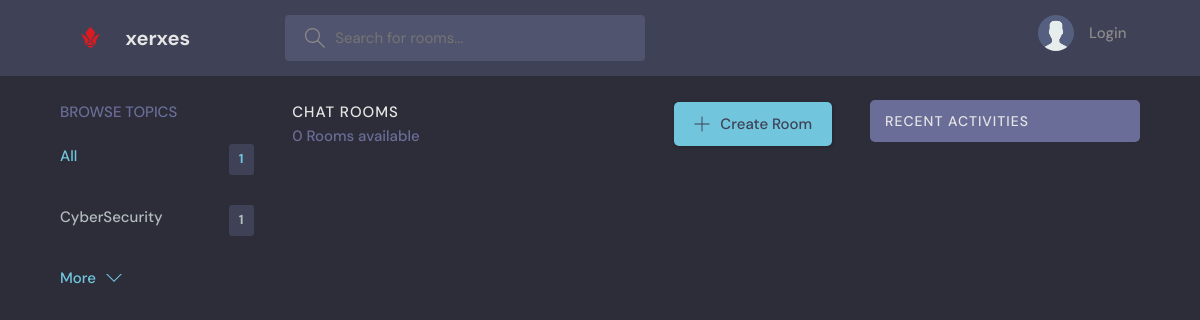
Page /?q=Hacks on the earlier database version.
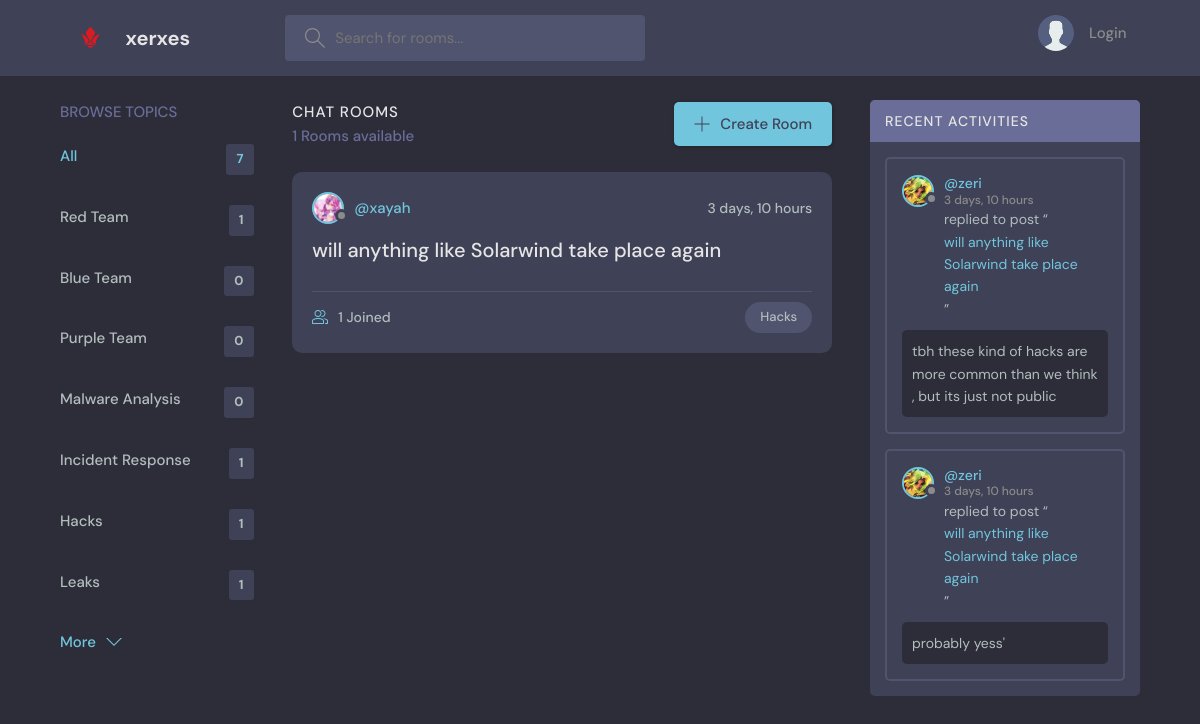
Same page on the later database version.
### base/models.py (models this page shows, shortened)
class Topic(models.Model):
    name = models.CharField(max_length=200)

class Room(models.Model):
    host = models.ForeignKey(User, on_delete=models.SET_NULL, null=True)
    topic = models.ForeignKey(Topic, on_delete=models.SET_NULL, null=True)
    name = models.CharField(max_length=200)
    description = models.TextField(null=True, blank=True)
    participants = models.ManyToManyField(User, related_name='participants', blank=True)
    updated = models.DateTimeField(auto_now=True)
    created = models.DateTimeField(auto_now_add=True)
    class Meta:
        ordering = ['-updated', '-created']
    def __str__(self):
        return self.name

class User(AbstractUser):
    name = models.CharField(max_length=200, null=True)
    email = models.EmailField(unique=True, null=True)
    bio = models.TextField(null=True)
    avatar = models.ImageField(null=True, default="avatar.svg")
    USERNAME_FIELD = 'email'
    REQUIRED_FIELDS = []

class Message(models.Model):
    user = models.ForeignKey(User, on_delete=models.CASCADE)
    room = models.ForeignKey(Room,on_delete=models.CASCADE)
    body = models.TextField()
    updated = models.DateTimeField(auto_now=True)
    created = models.DateTimeField(auto_now_add=True)
    class Meta:
        ordering = ['-updated', '-created']
    def __str__(self):
        return self.body[0:50]

### base/views.py (the view)
# urls.py: path('', views.home, name="home"),
def home(request):
    q = request.GET.get('q') if request.GET.get('q') != None else ''
    rooms = Room.objects.filter(
        Q(topic__name__icontains=q) |
        Q(name__icontains=q) |
        Q(description__icontains=q)
    )
    topics = Topic.objects.all()[0:7]
    room_count = rooms.count()
    room_messages = Message.objects.filter(Q(room__topic__name__icontains=q))
    context = {'rooms': rooms, 'topics': topics, 'room_count': room_count, 'room_messages': room_messages}
    return render(request, 'base/home.html', context)

### base/templates/base/home.html (shortened to what this page needs)
{% extends 'main.html' %}
{% block content %}
    <main class="layout layout--3">
      <div class="container">
        {% include 'base/topics_component.html' %}
        <div class="roomList">
          <div class="roomList__header">
            <div>
              <h2>Chat Rooms</h2>
              <p>{{room_count}} Rooms available</p>
            </div>
            <a class="btn btn--main" href="{% url 'create-room' %}">
              <svg version="1.1" xmlns="http://www.w3.org/2000/svg" width="32" height="32" viewBox="0 0 32 32">
                <title>add</title>
                <path
                  d="M16.943 0.943h-1.885v14.115h-14.115v1.885h14.115v14.115h1.885v-14.115h14.115v-1.885h-14.115v-14.115z"
                ></path>
              </svg>
              Create Room
            </a>
          </div>
          {% include 'base/feed_component.html' %}
        </div>
        {% include 'base/activity_component.html' %}
      </div>
    </main>
{% endblock %}

### base/templates/base/topics_component.html
<div class="topics">
    <div class="topics__header">
      <h2>Browse Topics</h2>
    </div>
    <ul class="topics__list">
      <li>
        <a href="{% url 'home' %}" class="active">All <span>{{topics.count}}</span></a>
      </li>
      {% for topic in topics %}
      <li>
        <a href="{% url 'home' %}?q={{topic.name}}">{{topic.name}}<span>{{topic.room_set.all.count}}</span></a>
      </li>
      {% endfor %}
    </ul>
    <a class="btn btn--link" href="{% url 'topics' %}">
      More
      <svg version="1.1" xmlns="http://www.w3.org/2000/svg" width="32" height="32" viewBox="0 0 32 32">
        <title>chevron-down</title>
        <path d="M16 21l-13-13h-3l16 16 16-16h-3l-13 13z"></path>
      </svg>
    </a>
  </div>

### base/templates/base/feed_component.html (shortened to what this page needs)
{% for room in rooms %}
<div class="roomListRoom">
    <div class="roomListRoom__header">
      <a href="{% url 'user-profile' room.host.id %}" class="roomListRoom__author">
        <div class="avatar avatar--small">
          <img src="{{room.host.avatar.url}}" />
        </div>
        <span>@{{room.host.username}}</span>
      </a>
      <div class="roomListRoom__actions">
        <span>{{room.created|timesince}}</span>
      </div>
    </div>
    <div class="roomListRoom__content">
      <a href="{% url 'room' room.id %}">{{room.name}}</a>
    </div>
    <div class="roomListRoom__meta">
      <a href="{% url 'room' room.id %}" class="roomListRoom__joined">
        {{room.participants.all.count}} Joined
      </a>
      <p class="roomListRoom__topic">{{room.topic.name}}</p>
    </div>
  </div>
{% endfor %}

### base/templates/base/activity_component.html (shortened to what this page needs)
<div class="activities">
    <div class="activities__header">
      <h2>Recent Activities</h2>
    </div>
    {% for message in room_messages %}
    <div class="activities__box">
      <div class="activities__boxHeader roomListRoom__header">
        <a href="{% url 'user-profile' message.user.id %}" class="roomListRoom__author">
          <div class="avatar avatar--small">
            <img src="{{message.user.avatar.url}}" />
          </div>
          <p>
            @{{message.user.username}}
            <span>{{message.created|timesince}}</span>
          </p>
        </a>
      </div>
      <div class="activities__boxContent">
        <p>replied to post “<a href="{% url 'room' message.room.id %}">{{message.room}}</a>”</p>
        <div class="activities__boxRoomContent">
          {{message.body}}
        </div>
      </div>
    </div>
    {% endfor %}
  </div>

Differences in the rows shown:
removed Topic: name "CyberSecurity", room_set.all.count "1"
added Topic: name "Red Team", room_set.all.count "1"
added Topic: name "Blue Team", room_set.all.count "0"
added Topic: name "Purple Team", room_set.all.count "0"
added Topic: name "Malware Analysis", room_set.all.count "0"
added Topic: name "Incident Response", room_set.all.count "1"
added Topic: name "Hacks", room_set.all.count "1"
added Topic: name "Leaks", room_set.all.count "1"
added Room: host.avatar (picture), host.username "xayah", created "3 days, 10 hours", name "will anything like Solarwind take place again", participants.all.count "1", topic.name "Hacks"
added Message: user.avatar (picture), user.username "zeri", created "3 days, 10 hours", room "will anything like Solarwind take place again", body "tbh these kind of hacks are more common than we think , but its just not public"
added Message: user.avatar (picture), user.username "zeri", created "3 days, 10 hours", room "will anything like Solarwind take place again", body "probably yess'"
Other differences:
{{ topics.count }}: "1" → "7"
{{ room_count }}: "0" → "1"
